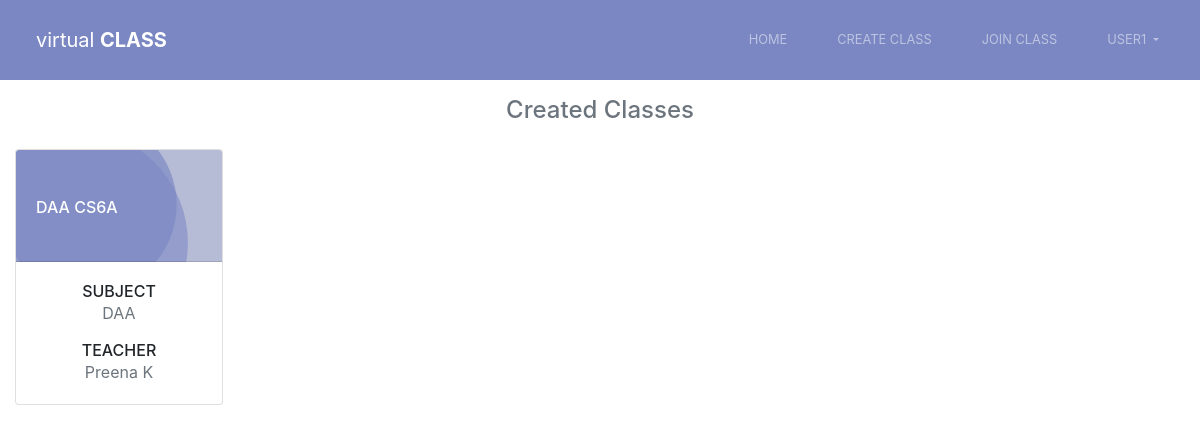
Screenshot of /dashboard/ (signed in) with the database file from the repository.
### accounts/models.py (models this page shows, shortened)
class Classes(models.Model):
    classes = models.CharField(max_length=30)
    code = models.CharField(primary_key=True, max_length=4)
    teacher = models.CharField(max_length=30)
    subject = models.CharField(max_length=30)
    user_id = models.ForeignKey(User, on_delete=models.CASCADE)

### accounts/views.py (the view)
# urls.py: path('dashboard/',views.dashboardView,name="dashboard"),
@login_required
def dashboardView(request):
    all_objects= Classes.objects.filter(user_id=request.user)
    classes= Join.objects.filter(user_id=request.user).values_list('class_code',flat=True)
    all_classes=Classes.objects.filter(code__in=classes)
    context= {'all_objects': all_objects,'all_classes':all_classes}
    return render(request, 'dashboard.html', context)

### accounts/templates/dashboard.html (shortened to what this page needs)
{% extends 'index.html'%}
{% load static %}
{% block link %}
        <link rel="stylesheet" type="text/css" href="{% static 'dashboard.css' %}">
{% endblock %}
{% block nav_content%}
<nav class="navbar navbar-expand-md navbar-dark sticky-top">
        <a class="navbar-brand" href="{%url 'home' %}">virtual <b>CLASS</b></a>
        <div class="collapse navbar-collapse" id="collapsibleNavbar">
            <ul class="navbar-nav ml-auto">
                <li class="nav-item">
                    <a class="nav-link" href="{%url 'dashboard' %}">Home</a>
                </li>
                <li class="nav-item">
                    <a class="nav-link" href="{%url 'create_class' %}">Create Class</a>
                </li>
                <li class="nav-item">
                    <a class="nav-link" href="{%url 'join_class' %}">Join Class</a>
                </li>
                <li class="nav-item dropdown">
                    <a class="nav-link dropdown-toggle" href="#" id="navbarDropdown" role="button" data-toggle="dropdown" aria-haspopup="true" aria-expanded="false">
                      {{ user.username }}
                    </a>
                </li>
            </ul>
        </div>
</nav>
{% endblock %}
{% block content%}
    <div class="classlist">
    <p class="h4 mb-4 text-secondary text-center"> Created Classes</p>
    <div class="card-deck" id="cdeck">{% for class in all_objects %}
        <div class="col-auto mb-3">
            <div class="card mb-3" style="width: 13rem; height: 16rem;">
                <div class="card-header h6 text-left py-5"><a class="stretched-link" href="{%url 'class_page' class.code %}" style="text-decoration: none; color:#FFF;">{{ class.classes }}</a></div>
                <div class="card-body text-center">
                    <h6 class="card-title mt-0 mb-0">SUBJECT</h6>
                    <p class="card-text text-muted">{{ class.subject }}</p>
                    <h6 class="card-title mb-0">TEACHER</h6>
                    <p class="card-text text-muted">{{ class.teacher }}</p>
                </div>
            </div>
        </div>
        {% endfor %}</div>
        </div>
{% endblock %}

### accounts/static/dashboard.css (style rules this page uses)
nav { background-color: #7A87C2; min-height: 80px; }
.classlist .card-header { height:7rem; background: url(head.svg); }
.classlist .card-body { height:5rem; }
.navbar-brand { margin-left: 20px; }
.nav-item { margin: 5px; padding: 2px 10px; font-size: .8em; text-transform: uppercase; border: 2px solid transparent; border-radius: 10px; }

### rows the page displays
Classes: classes "DAA CS6A", subject "DAA", teacher "Preena K"

### other values shown
{{ user.username }} "USER1"
